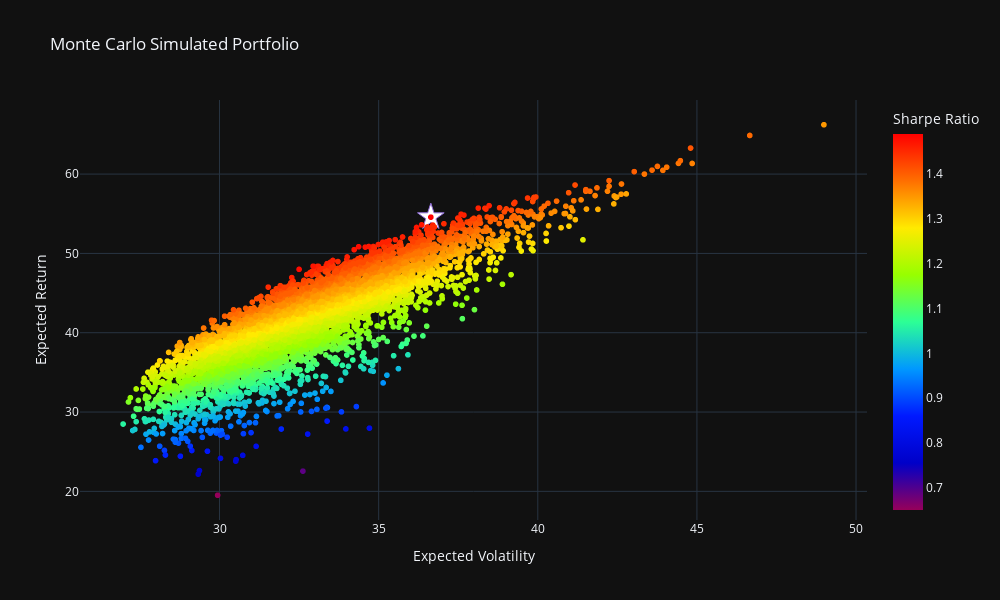

The notebook cell saved with this chart:
### Markdown cell above
### Visualise the Portfolios (and the most efficient one)

### Code cell
#plot simulated portfolios

fig = px.scatter(
    temp,
    x = 'port_vols',
    y = 'port_rets',
    color = 'sharpe_ratio',
    labels = {
        'port_vols': 'Expected Volatility',
        'port_rets': 'Expected Return',
        'sharpe_ratio':  'Sharpe Ratio'
    },
    title = 'Monte Carlo Simulated Portfolio',
    color_continuous_scale=px.colors.sequential.Rainbow
   # color_continuous_scale=px.colors.sequential.Rainbow[::-1] #Note the [::-1] REVERSES the scale
).update_traces(mode='markers', marker = dict(symbol='circle'))

fig.add_scatter(
    mode='markers',
    x = [temp.iloc[temp.sharpe_ratio.idxmax()]['port_vols']],
    y = [temp.iloc[temp.sharpe_ratio.idxmax()]['port_rets']],
    marker = dict(color='white', size = 20, symbol = 'star', line = dict(color='MediumPurple', width=1)),
    name = 'Portfolio with Max Sharpe Ratio'
).update(layout_showlegend = False)

#Show spikes
#Oh right, these are the horizontal / vertical bars that follow your mouse.  Nice!
fig.update_xaxes(showspikes = True)
fig.update_yaxes(showspikes = True)

fig.show()

### Figure 1 — Plotly figure (JSON) as saved in the notebook; plotly's stock layout.template omitted (floating-point values rounded to 4 significant figures; data arrays with more than 128 entries replaced by an {"elided": "..."} marker saying what was removed)
{"data": [{"hovertemplate": "Expected Volatility=%{x}<br>Expected Return=%{y}<br>Sharpe Ratio=%{marker.color}<extra></extra>", "legendgroup": "", "marker": {"color": {"elided": "5000 float values"}, "coloraxis": "coloraxis", "symbol": "circle"}, "mode": "markers", "name": "", "showlegend": false, "type": "scattergl", "x": {"elided": "5000 float values"}, "xaxis": "x", "y": {"elided": "5000 float values"}, "yaxis": "y"}, {"marker": {"color": "white", "line": {"color": "MediumPurple", "width": 1}, "size": 20, "symbol": "star"}, "mode": "markers", "name": "Portfolio with Max Sharpe Ratio", "type": "scatter", "x": [36.64], "y": [54.57]}], "layout": {"coloraxis": {"colorbar": {"title": {"text": "Sharpe Ratio"}}, "colorscale": [[0, "rgb(150,0,90)"], [0.125, "rgb(0,0,200)"], [0.25, "rgb(0,25,255)"], [0.375, "rgb(0,152,255)"], [0.5, "rgb(44,255,150)"], [0.625, "rgb(151,255,0)"], [0.75, "rgb(255,234,0)"], [0.875, "rgb(255,111,0)"], [1, "rgb(255,0,0)"]]}, "height": 600, "legend": {"tracegroupgap": 0}, "showlegend": false, "title": {"text": "Monte Carlo Simulated Portfolio"}, "width": 1000, "xaxis": {"anchor": "y", "domain": [0, 1], "showspikes": true, "title": {"text": "Expected Volatility"}}, "yaxis": {"anchor": "x", "domain": [0, 1], "showspikes": true, "title": {"text": "Expected Return"}}}}
